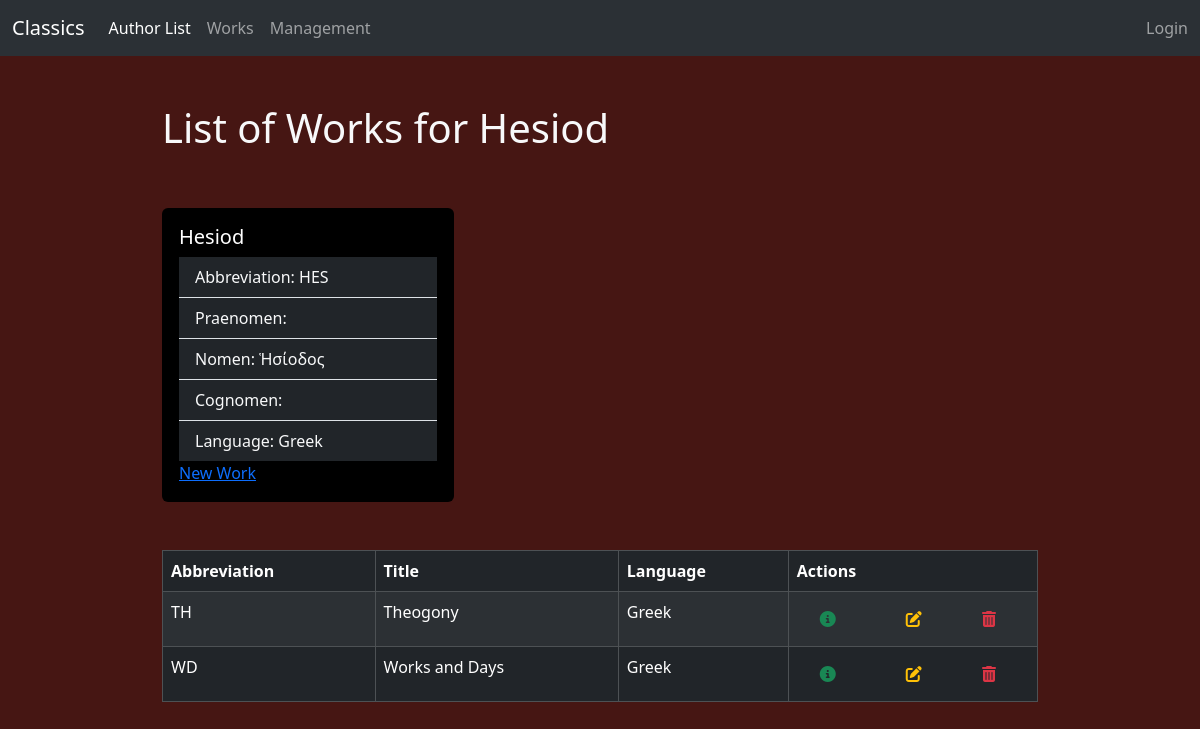
The page /authors/details/2 on the database its author committed.
### authors/models.py (models this page shows, shortened)
class Author(models.Model):
    abbreviation = models.CharField(unique=True, max_length=5)
    name = models.CharField(max_length=50, blank=False)
    praenomen = models.CharField(max_length=50, blank=True)
    nomen = models.CharField(max_length=50, blank=True)
    cognomen = models.CharField(max_length=50, blank=True)
    language = models.CharField(max_length=3, blank=True, choices=Language.choices)

class Opus(models.Model):
    abbreviation = models.CharField(max_length=10, null=False)
    title = models.CharField(max_length=255, null=False)
    dialect = models.CharField(max_length=3, blank=True, choices=Language.choices)
    author = models.ForeignKey(
        Author,
        on_delete=models.PROTECT,
        related_name='opera',
        null=True
    )
    class Meta:
        constraints = [
            models.UniqueConstraint(
                fields=['abbreviation', 'author'],
                name='unique_work'
            )
        ]

### authors/views.py (the view)
# urls.py: path('authors/details/<str:id>', views.details, name='details'),
def details(request, id):
    author = Author.objects.get(id=id)
    template = loader.get_template("authors/details.html")
    context = {
        'author': author,
    }
    return HttpResponse(template.render(context, request))

### authors/templates/authors/details.html (shortened to what this page needs)
{% extends "master.html" %}
{% block content %}
    <h1 class="py-5">List of Works for {{ author.name }}</h1>
    <div class="card col-4 bg-black text-white mb-5">
        <div class="card-body">
            <h5 class="card-title">{{ author.name }}</h5>
            <ul class="list-group list-group-flush">
                <li class="list-group-item bg-dark text-light">Abbreviation: {{ author.abbreviation }}</li>
                <li class="list-group-item bg-dark text-light">Praenomen: {{ author.praenomen }}</li>
                <li class="list-group-item bg-dark text-light">Nomen: {{ author.nomen }}</li>
                <li class="list-group-item bg-dark text-light">Cognomen: {{ author.cognomen }}</li>
                <li class="list-group-item bg-dark text-light">Language: {{ author.get_language_display }}</li>
            </ul>
            <a href="/opera/add/{{ author.id }}">
                New Work
            </a>
        </div>
    </div>
    <table class="table table-striped table-bordered table-dark">
        <thead>
        <tr>
            <th>Abbreviation</th>
            <th>Title</th>
            <th>Language</th>
            <th>Actions</th>
        </tr>
        </thead>
        <tbody>
        {% for w in author.opera.all %}
            <tr>
                <td>{{ w.abbreviation }}</td>
                <td>{{ w.title }}</td>
                <td>{{ w.get_dialect_display }}</td>
                <td>
                    <div class="row">
                        <a href="/opera/details/{{ w.id }}" class="btn btn-link link-success col"><i class="fa-solid fa-circle-info"></i></a>
                        <a href="/opera/edit/{{ w.id }}" class="btn btn-link link-warning col"><i class="fa-solid fa-pen-to-square"></i></a>
                        <form action="/opera/delete/{{ w.id }}" method="POST" class="col">
                            <button type="submit" class="btn btn-link link-danger"><i class="fa-solid fa-trash-can"></i></button>
                        </form>
                    </div>
                </td>
            </tr>
        {% endfor %}
        </tbody>
    </table>
{% endblock %}

### static/css/site.css (style rules this page uses)
body { background-color: #461613 }

### rows shown on the page
Author: name "Hesiod", abbreviation "HES", nomen "Ἡσίοδος", language "Greek"
Opus: abbreviation "TH", title "Theogony", dialect "Greek"
Opus: abbreviation "WD", title "Works and Days", dialect "Greek"
